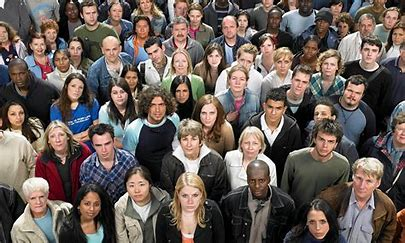
#> input picture human_detection_in_footage/sample2.jfif, 405 x 243 px, given in place of 1st.jpg, which was not available
$ jupyter execute --allow-errors 'distance using cam.ipynb'
#> lines starting #> are read from the running program, lines starting #| are printed output that depends on the picture; after the words box and inside, x2 and y2 are one past the last pixel; in counts of white or black regions, pixels touching at a corner belong together; long printed decimals are rounded; pictures that were not available may be replaced by others from this repository, and a replacement may not be noted
[cell 1]
import cv2

[cell 2]
# distance from camera to object(face) measured
# centimeter
Known_distance = 76.2

# width of face in the real world or Object Plane
# centimeter
Known_width = 14.3

# Colors
GREEN = (0, 255, 0)
RED = (0, 0, 255)
WHITE = (255, 255, 255)
BLACK = (0, 0, 0)

# defining the fonts
fonts = cv2.FONT_HERSHEY_COMPLEX

# face detector object
face_detector = cv2.CascadeClassifier("haarcascade_frontalface_default.xml")

[cell 3]
# focal length finder function
def Focal_Length_Finder(measured_distance, real_width, width_in_rf_image):

    # finding the focal length
    focal_length = (width_in_rf_image * measured_distance) / real_width
    return focal_length

[cell 4]
# distance estimation function
def Distance_finder(Focal_Length, real_face_width, face_width_in_frame):

    distance = (real_face_width * Focal_Length)/face_width_in_frame

    # return the distance
    return distance

[cell 5]
def face_data(image):

    face_width = 0  # making face width to zero

    # converting color image to gray scale image
    gray_image = cv2.cvtColor(image, cv2.COLOR_BGR2GRAY)

    # detecting face in the image
    faces = face_detector.detectMultiScale(gray_image, 1.3, 5)

    # looping through the faces detect in the image
    # getting coordinates x, y , width and height
    for (x, y, h, w) in faces:

        # draw the rectangle on the face
        cv2.rectangle(image, (x, y), (x+w, y+h), GREEN, 2)

        # getting face width in the pixels
        face_width = w

    # return the face width in pixel
    return face_width


# reading reference_image from directory
ref_image = cv2.imread(r"D:\ANACONDA3\envs\cam_dist\refs\1st.jpg")
#> ref_image is the input picture: shape (243, 405, 3); mean B, G, R 87, 92.7, 104.1

# find the face width(pixels) in the reference_image
ref_image_face_width = face_data(ref_image)
#> in face_data, `gray_image = cv2.cvtColor(image, cv2.COLOR_BGR2GRAY)`:
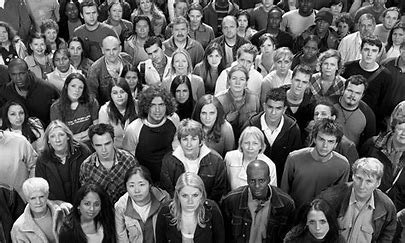
#> gray_image: shape (243, 405); min 0, max 255, mean 95.5
#> in face_data, `faces = face_detector.detectMultiScale(gray_image, 1.3, 5)`: faces = [[125, 175, 26, 26], [176, 185, 29, 29], [79, 194, 26, 26], [305, 212, 26, 26]]
#> the loop in face_data, `for (x, y, h, w) in faces:` made 4 passes
#> (x, y, h, w, face_width) on passes 1 to 4: (125, 175, 26, 26, 26), (176, 185, 29, 29, 29), (79, 194, 26, 26, 26), (305, 212, 26, 26, 26)
#> after the loop in face_data, `for (x, y, h, w) in faces:`:
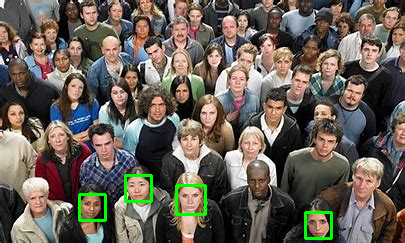
#> image: shape (243, 405, 3); 1.29% of pixels changed, all inside (x1, y1, x2, y2) = (78, 174, 333, 240)
#> ref_image_face_width = 26

# get the focal by calling "Focal_Length_Finder"
# face width in reference(pixels),
# Known_distance(centimeters),
# known_width(centimeters)
Focal_length_found = Focal_Length_Finder(
    Known_distance, Known_width, ref_image_face_width)
#> in Focal_Length_Finder, `focal_length = (width_in_rf_image * measured_distance) / real_width`: focal_length = 138.5
#> Focal_length_found = 138.5

print(Focal_length_found)
#| 138.545

# show the reference image
cv2.imshow(r"D:\ANACONDA3\envs\cam_dist\refs\1st.jpg", ref_image)

# initialize the camera object so that we
# can get frame from it
cap = cv2.VideoCapture(0)

# looping through frame, incoming from
# camera/video
while True:

    # reading the frame from camera
    _, frame = cap.read()

    # calling face_data function to find
    # the width of face(pixels) in the frame
    face_width_in_frame = face_data(frame)
#> the loop in face_data (call 2), `for (x, y, h, w) in faces:` made 4 passes
#> face_width_in_frame = 26

    # check if the face is zero then not
    # find the distance
    if face_width_in_frame != 0:

        # finding the distance by calling function
        # Distance finder function need
        # these arguments the Focal_Length,
        # Known_width(centimeters),
        # and Known_distance(centimeters)
        Distance = Distance_finder(Focal_length_found, Known_width, face_width_in_frame)
#> in Distance_finder, `distance = (real_face_width * Focal_Length)/face_width_in_frame`: distance = 76.2
#> Distance = 76.2

        # draw line as background of text
        cv2.line(frame, (30, 30), (230, 30), RED, 32)
        cv2.line(frame, (30, 30), (230, 30), BLACK, 28)

        # Drawing Text on the screen
        cv2.putText(
            frame, f"Distance: {round(Distance,2)} CM", (30, 35),fonts, 0.6, GREEN, 2)
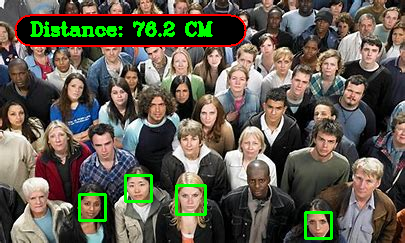
#> frame: shape (243, 405, 3); mean B, G, R 79.6, 91.6, 97

    # show the frame on the screen
    cv2.imshow("frame", frame)

    # quit the program if you press 'q' on keyboard
    if cv2.waitKey(1) == ord("q"):
#> (key q is pressed here)
        break

# closing the camera
cap.release()

# closing the windows that are opened
cv2.destroyAllWindows()

[cell 6]
import cv2
import numpy as np

# Load COCO class labels
classes = open('coco.names').read().strip().split('\n')
#> (reads measure_distance_using_camera/coco.names from the repository)
